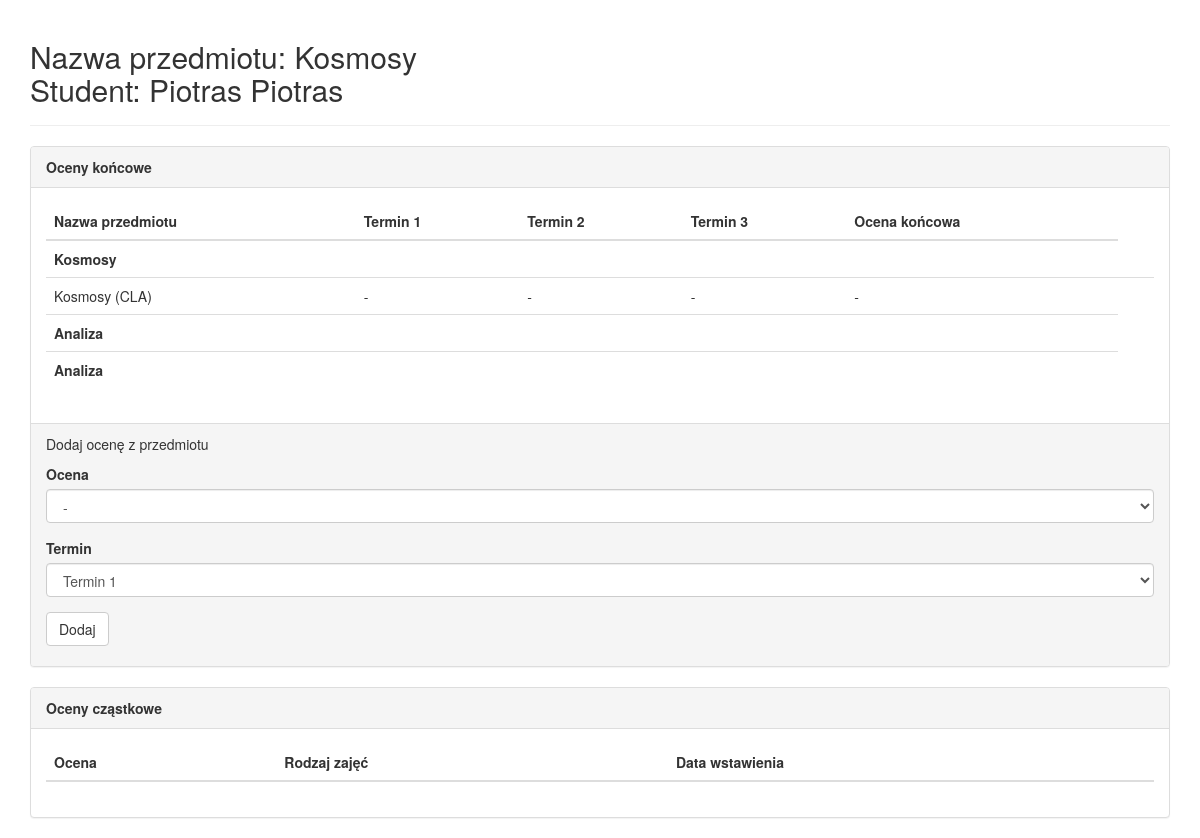
The app's page /teacher/subject/5/student/1 (signed in), older data.
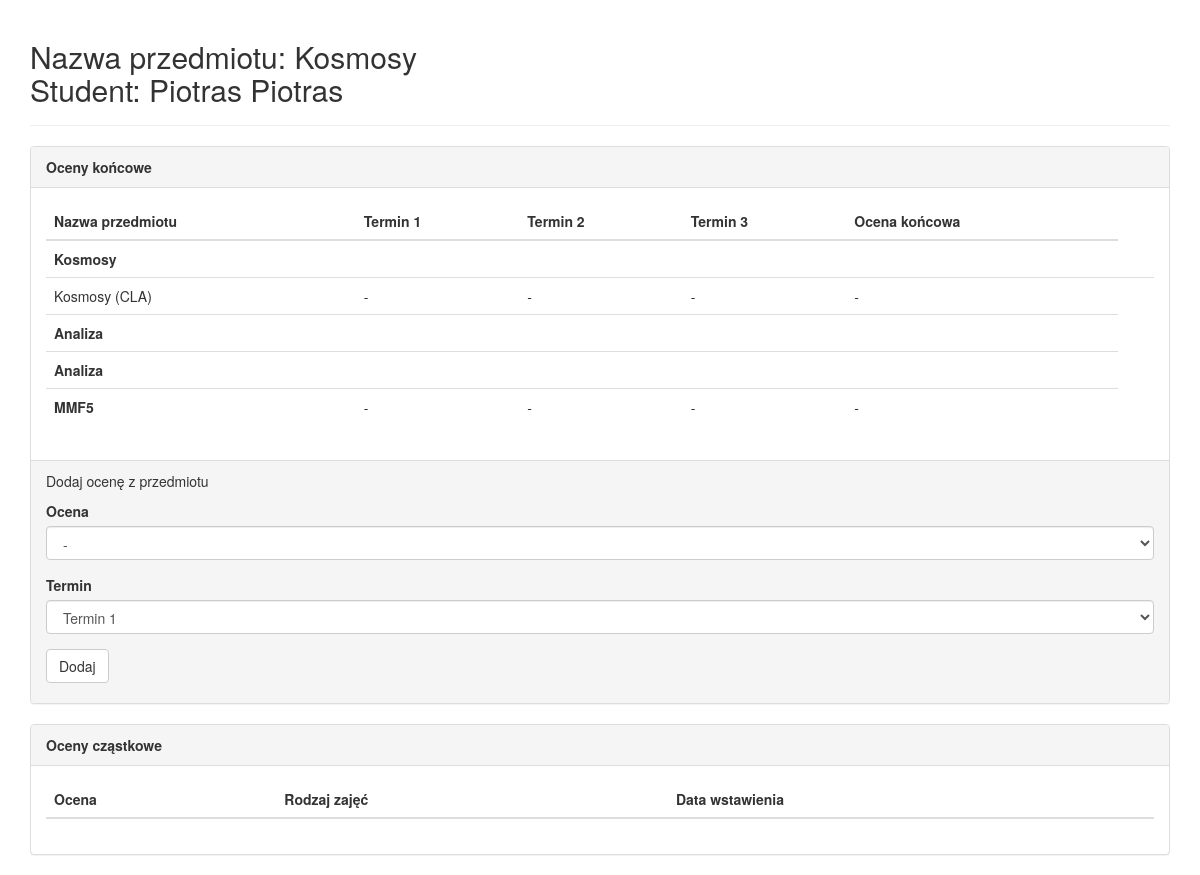
The same page, newer data.
### database/models.py (models this page shows, shortened)
class SubjectsStudents(models.Model):
    TERM_CHOICES = (
        (1, '1'),
        (2, '2'),
        (3, '3'),
        (4, '4'),
        (5, '5'),
        (6, '6'),
        (7, '7'),
        (8, '8'),
        (9, '9'),
        (10, '10')
    )
    student_id = models.ForeignKey(Student,blank=True,null=True)
    subject_id = models.ForeignKey(Subject,blank=True,null=True)
    final_grade_id = models.OneToOneField(FinalFinalGrade,blank=True,null=True)
    term_number = models.IntegerField(choices=TERM_CHOICES,default='1',blank=True,null=True)

class Subject(models.Model):
    teacher_id = models.ForeignKey(Teacher)
    name = models.CharField(max_length=20)
    course_homepage = models.CharField(max_length=20, blank=True,null=True)
    ECTS = models.IntegerField(default=3)
    exam = models.BooleanField(default=False, blank=True)
    def __str__(self):
        return self.name

class SubsubjectsStudents(models.Model):
    student_id = models.ForeignKey(Student)
    sub_subject_id = models.ForeignKey(Subsubject)
    final_grade_id = models.OneToOneField(FinalGrade)

class Subsubject(models.Model):
    subject_id = models.ForeignKey(Subject)
    teacher_id = models.ForeignKey(Teacher)
    subsubjecttype_id = models.ForeignKey(SubsubjectType)
    hours = models.IntegerField(blank=True, null=True)
    def __str__(self):
        return self.subject_id.name + ' (' + self.subsubjecttype_id.name + ')'

class SubsubjectType(models.Model):
    SUBSUBJECT_TYPE_CHOICES = (
        ('LEC', 'Lecture'),
        ('CLA', 'Auditory classes'),
        ('LAB', 'Laboratory classes'),
        ('PRO', 'Project classes'),
        ('SEM', 'Seminar classes'),
        ('CON', 'Conversation seminars'),
        ('OTH', 'Other'),
    )
    name = models.CharField(choices=SUBSUBJECT_TYPE_CHOICES, max_length=3)

class FinalGrade(models.Model):
    GRADE_CHOICES = (
        ('2.0', '2.0'),
        ('3.0', '3.0'),
        ('3.5', '3.5'),
        ('4.0', '4.0'),
        ('4.5', '4.5'),
        ('5.0', '5.0'),
        ('zal', 'zal'),
        ('nb', 'nb'),
        ('-','-')
    )
    student_id = models.ForeignKey(Student)
    subsubject_id = models.ForeignKey(Subsubject)
    final_value = models.CharField(max_length=3, default='-',choices=GRADE_CHOICES,blank=True,null=True)
    final_date = models.DateTimeField(blank=True,null=True)
    term1_value = models.CharField(max_length=3, default='-',choices=GRADE_CHOICES,blank=True,null=True)
    term1_date = models.DateTimeField(blank=True,null=True)
    term2_value = models.CharField(max_length=3, default='-',choices=GRADE_CHOICES,blank=True,null=True)
    term2_date = models.DateTimeField(blank=True,null=True)
    term3_value = models.CharField(max_length=3, default='-',choices=GRADE_CHOICES,blank=True,null=True)
    term3_date = models.DateTimeField(blank=True,null=True)

class FinalFinalGrade(models.Model):
    GRADE_CHOICES = (
        ('2.0', '2.0'),
        ('3.0', '3.0'),
        ('3.5', '3.5'),
        ('4.0', '4.0'),
        ('4.5', '4.5'),
        ('5.0', '5.0'),
        ('zal', 'zal'),
        ('nb', 'nb'),
        ('-','-')
    )
    student_id = models.ForeignKey(Student)
    subject_id = models.ForeignKey(Subject)
    final_value = models.CharField(max_length=3, default='-',choices=GRADE_CHOICES,blank=True,null=True)
    final_date = models.DateTimeField(blank=True,null=True)
    term1_value = models.CharField(max_length=3, default='-',choices=GRADE_CHOICES,blank=True,null=True)
    term1_date = models.DateTimeField(blank=True,null=True)
    term2_value = models.CharField(max_length=3, default='-',choices=GRADE_CHOICES,blank=True,null=True)
    term2_date = models.DateTimeField(blank=True,null=True)
    term3_value = models.CharField(max_length=3, default='-',choices=GRADE_CHOICES,blank=True,null=True)
    term3_date = models.DateTimeField(blank=True,null=True)

### database/views.py (the view)
# urls.py: url(r'^teacher/subject/(?P<subject_id>[0-9]+)/student/(?P<student_id>[0-9]+)$', views.teacherstudent, name='teacherstudent'),
def teacherstudent(request, subject_id, student_id):
    if request.user.is_authenticated():
        try:
            te = Teacher.objects.get(user=request.user)
            subject = Subject.objects.get(pk=subject_id)
            if subject.teacher_id != te:
                return HttpResponse("Nie prowadzisz tego przedmiotu")
            st = Student.objects.get(pk=student_id)
            if SubjectsStudents.objects.filter(student_id=st.pk).filter(subject_id=subject.pk):
                subGrades = (subGrade for subGrade in Subgrade.objects.all().filter(student_id=st).filter(
                    sub_subject_id__subject_id=subject).order_by('-date'))
                subjectsStudents = (subjectStudent for subjectStudent in SubjectsStudents.objects.filter(student_id=st))
                subsubjectsStudents = (subsubjectStudent for subsubjectStudent in
                                       SubsubjectsStudents.objects.filter(student_id=st))
            return render(request, 'database/teacherstudent.html',
                          {'teacher': te, 'subject': subject, 'student': st, 'subGrades': subGrades,
                           'subjectsStudents': subjectsStudents, 'subsubjectsStudents': subsubjectsStudents})
        except Student.DoesNotExist:
            return HttpResponse("Dany student nie istnieje")
        except SubjectsStudents.DoesNotExist:
            return HttpResponse("Student nie jest zapisany na ten przedmiot")
        except Teacher.DoesNotExist:
            return HttpResponse("Nie ma nauczyciela")
        except Subject.DoesNotExist:
            return HttpResponse("Brak przedmiotu")
    else:
        return HttpResponse("Niezalogowany")

### database/templates/database/teacherstudent.html (shortened to what this page needs)
<!DOCTYPE html>
<html lang="en">
<head>
  <link rel="stylesheet" href="http://maxcdn.bootstrapcdn.com/bootstrap/3.3.4/css/bootstrap.min.css">
</head>
<body>
<div class="container">
<div class="page-header">
<h2>Nazwa przedmiotu: {{subject.name}}</br>Student: {{student.user.first_name}} {{student.user.last_name}}</h2>
</div>
<div class="panel panel-default">
<div class="panel-heading"><b>Oceny końcowe</b></div>
<div class="panel-body">
<table class="table table-hover">
				<thead>
				  <tr>
					<th>Nazwa przedmiotu</th>
					<th>Termin 1</th>
					<th>Termin 2</th>
					<th>Termin 3</th>
					<th>Ocena końcowa</th>
				  </tr>
				</thead>
				<tbody>
				{% for subjectStudent in subjectsStudents %}
					<tr><td><b>{{subjectStudent.subject_id}}</b></td><td>{{subjectStudent.final_grade_id.term1_value}}</td><td>{{subjectStudent.final_grade_id.term2_value}}</td><td>{{subjectStudent.final_grade_id.term3_value}}</td><td>{{subjectStudent.final_grade_id.final_value}}</td></tr>
					{% for subsubjectStudent in subsubjectsStudents %}
						{% if subsubjectStudent.sub_subject_id.subject_id == subjectStudent.subject_id %}
							<tr><td>{{subsubjectStudent.sub_subject_id}}</td><td>{{subsubjectStudent.final_grade_id.term1_value}}</td><td>{{subsubjectStudent.final_grade_id.term2_value}}</td><td>{{subsubjectStudent.final_grade_id.term3_value}}</td><td>{{subsubjectStudent.final_grade_id.final_value}}</td><td>
						{% endif %}
					{% endfor %}
				{% endfor %}
				</tbody>
			  </table>
</div>
<div class="panel-footer">
<p class="subjects">Dodaj ocenę z przedmiotu</p>
<div class="form-group">
      <label for="grade_value">Ocena</label>
    <form action="{% url 'teacheraddgrade' %}" method='post'>
	<select name="grade_value" class="form-control">
		<option>-</option>
	</select>
	</div>
	<div class="form-group">
      <label for="term">Termin</label>
	<select name="term" class="form-control">
		<option value="term1">Termin 1</option>
	</select>
	</div>
	<input type="submit" class="btn btn-default" value="Dodaj" />
</div>
</div>
<div class="panel panel-default">
<div class="panel-heading"><b>Oceny cząstkowe</b></div>
<div class="panel-body">
  <table class="table table-hover">
    <thead>
      <tr>
        <th>Ocena</th>
        <th>Rodzaj zajęć</th>
        <th>Data wstawienia</th>
      </tr>
    </thead>
  </table>
</div>
</div>
</body>
</html>

Row changes from the older to the newer data that the page shows:
added SubjectsStudents: subject_id "MMF5", final_grade_id.term1_value "-", final_grade_id.term2_value "-", final_grade_id.term3_value "-", final_grade_id.final_value "-"
